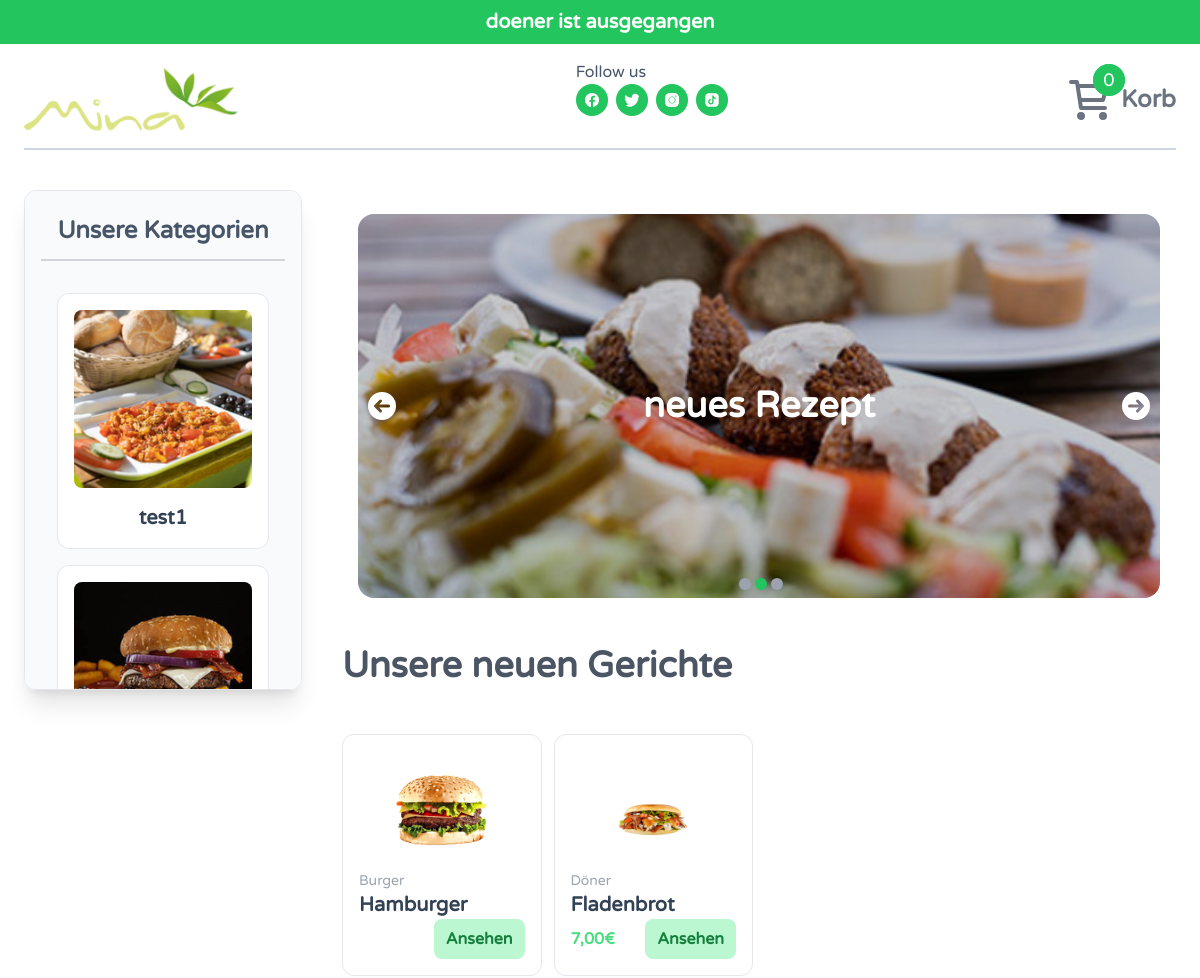
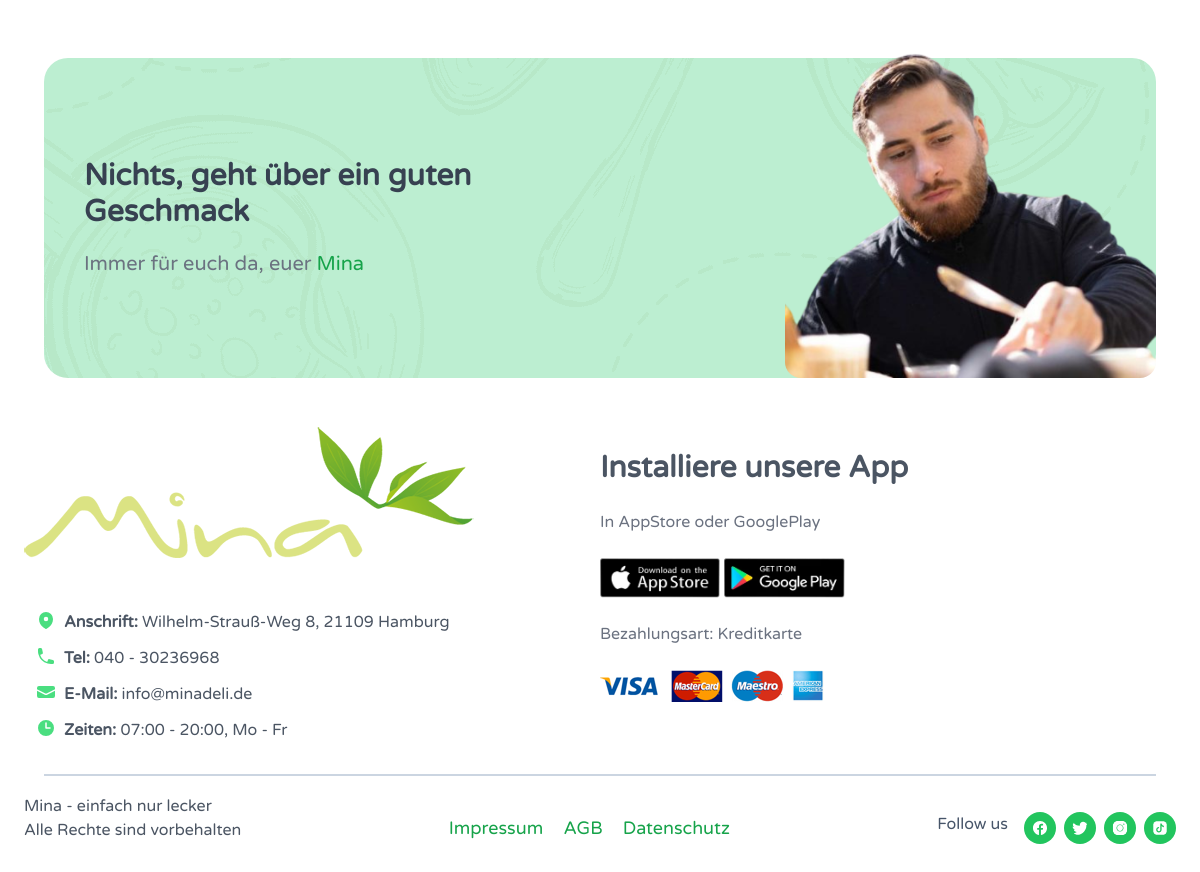
The page / on the database its author committed (2 pictures, top to bottom).
### p1/models.py (models this page shows, shortened)
class Notification(models.Model):
    message = models.CharField(max_length=300)
    status = models.BooleanField(default=False)

class Category(models.Model):
    name = models.CharField(max_length=200, unique=True)
    slug = models.SlugField(max_length=200, unique=True)
    image = models.ImageField(upload_to="category/", default="default/logo.png")
    background = models.ImageField(upload_to="category/", default="default/logo.png")
    rank = models.IntegerField(default=0, null=True)
    def __str__(self):
        return f"{self.name}"
    class Meta:
        verbose_name_plural = "Categories"

class Product(models.Model):
    active = models.BooleanField(default=True)
    image = models.ImageField(upload_to="product/", default="default/logo.png")
    created_date = models.DateTimeField(auto_now_add=True)
    name = models.CharField(max_length=200, unique=True)
    private = models.CharField(max_length=100, blank=True)
    slug = models.SlugField(max_length=200, unique=True)
    price = models.DecimalField(max_digits=10, decimal_places=2, default=0.00)
    description = models.TextField(blank=True)
    category = models.ForeignKey(Category, on_delete=models.CASCADE)

class Random(models.Model):
    message = models.TextField()
    image = models.ImageField(upload_to="random/", default="default/logo.png")

### p1/views.py (the view)
# urls.py: 2. Add a URL to urlpatterns:  path('', views.home, name='home')
def home(request):
    screens = Screen.objects.order_by("rank")
    products = Product.objects.all().filter(active=True).order_by("-created_date")[:6]
    context = {
        "products": products,
        "screens": screens,
    }
    return render(request, "p1/index.html", context)

### p1/views.py (called while the page is built)
def notification(request):
    notifications = Notification.objects.filter(status=True)
    return {"notifications": notifications}

def all_categories(request):
    all_categories = Category.objects.all().order_by("rank")
    return {"all_categories": all_categories}

def cart_count(request):
    try:
        cart_count = len(request.session["cart"])
    except:
        cart_count = 0
    return {"cart_count": cart_count}

def random_item(request):
    random_item = random.choice(list(Random.objects.all()))
    return {"random_item": random_item}

### templates/p1/index.html (shortened to what this page needs)
{% extends 'p1/base.html' %}
{% block main %}
<main>
    <div class="flex md:flex-row flex-col md:space-x-10">
        {% include "p1/category_bar.html"%}
        <div class="space-y-12 order-first md:order-last my-10 md:w-3/4">
            <div
                x-data="{
                                    state: 0,
                                    list: [
                                                {% for i in screens %}
                                                    {'path' : '{{i.image.url}}', 'message' : '{{i.message}}'},
                                                {% endfor %}
                                    ],
                                    }"
                x-init="()=>{setInterval(()=>state===(list.length-1) ? state=0 : state++, 2000)}"
                class="object-cover"
            >
                <div class="relative flex justify-center items-center bg-black/20 m-4 rounded-2xl overflow-hidden">
                    <template x-for="i,j in list">
                        <img
                            :src="i.path"
                            class="-z-10 w-full h-96 object-cover"
                            x-show="state === j"
                            x-transition:enter="transition ease-in-out duration-1000 transform"
                            x-transition:enter-start="-translate-x-5 opacity-0"
                            x-transition:enter-end="translate-x-0 opacity-100"
                        >
                    </template>
                    <div
                        class="left-2 absolute cursor-pointer"
                        @click="state===0? state=0 : state--"
                    >
                    </div>
                    <div
                        class="right-2 absolute cursor-pointer"
                        @click="state === (list.length-1) ? state=0 : state++"
                    >
                    </div>
                    <div class="bottom-2 absolute flex space-x-1 cursor-pointer">
                        <template x-for="i,j in list">
                            <div
                                class="rounded-full size-3"
                                :class="state === j? 'bg-green-500': 'bg-gray-400'"
                                @click="state = j"
                            ></div>
                        </template>
                    </div>
                    <template x-for="i,j in list">
                        <h1
                            x-show="state === j"
                            x-text="i.message"
                            class="absolute w-5/6 font-bold text-4xl text-center text-white"
                        >
                        </h1>
                    </template>
                </div>
            </div>
            <h1 class="font-bold text-4xl text-gray-600">Unsere neuen Gerichte</h1>
            <div class="gap-3 grid grid-cols-1 sm:grid-cols-2 md:grid-cols-3 lg:grid-cols-4">
                {% for p in products %}
                <div
                    class="border-gray-200 hover:border-2 hover:shadow-2xl rounded-xl group hover:boder-gray-700 p-4 border">
                    <a href="{%url 'detail' p.slug%}">
                        <img
                            src="{{p.image.url}}"
                            alt=""
                            class="group-hover:scale-110 mx-auto my-3 rounded-xl h-24 duration-500 ease-in-out object-contain"
                        >
                    </a>
                    <div class="text-gray-400 text-sm">{{p.category}}</div>
                    <div class="font-bold text-slate-700 text-xl">{{p.name}}</div>
                    <div class="flex justify-between items-center gap-1">
                        {% if p.price == 0.00 %}
                        <div class="font-bold text-green-400 invisible">{{p.price}}€</div>
                        {% else %}
                        <div class="font-bold text-green-400">{{p.price}}€</div>
                        {% endif %}
                        <a
                            href="{%url 'detail' p.slug%}"
                            class="bg-green-200 hover:bg-green-500 px-3 py-2 rounded-lg font-bold text-green-700 hover:text-white hover:-translate-y-2 duration-500 ease-in-out"
                        >Ansehen</a>
                    </div>
                </div>
                {% endfor %}
            </div>
        </div>
    </div>
</main>
{% endblock %}

### templates/p1/base.html (shortened to what this page needs)
{% load static %}
{% load static %}
<!DOCTYPE html>
<html lang="de">
    <head>
        <link
            rel="stylesheet"
            href="{% static 'mina/style.min.css' %}"
        >
        <script src="https://cdn.tailwindcss.com"></script>
    </head>
    {% include "p1/header.html" %}
    <body class="px-6 py-4">
        {% block main %} {% endblock main %}
    </body>
    {% include "p1/footer.html" %}
</html>

### templates/p1/header.html (shortened to what this page needs)
{% load static%}
{% for i in notifications%}
<section class="py-2 my-4 -mx-6 -mt-4 text-xl font-bold text-center text-white bg-green-500">{{i.message}}
</section>
{%endfor%}
<header class="relative flex justify-between">
    <a
        href="{% url 'home'%}"
        class="hover:scale-110 duration-300 cursor-pointer"
    >
        <img
            class="h-20"
            src="{% static 'mina/logo.png' %}"
            alt="logo"
        >
    </a>
    <div class="md:block hidden">
        <div class="text-slate-600">Follow us</div>
        <div class="flex space-x-2">
            <a href="https://facebook.com">
            </a>
            <a href="https://twitter.com">
            </a>
            <a href="https://instagram.com">
            </a>
            <a href="https://tiktok.com">
            </a>
        </div>
    </div>
    <a
        href="{% url 'cart'%}"
        class="hover:-translate-x-3 flex items-center space-x-2 duration-300"
    >
        <div class="size-12 relative">
            <div class="-top-3 -right-3 absolute">
                <div class="relative">
                    <div
                        class="size-8 absolute inset-0 flex items-center justify-center h-full text-lg text-white bg-green-500 rounded-full">
                        <div>{{cart_count}}</div>
                    </div>
                </div>
            </div>
        </div>
        <p class="text-2xl font-semibold text-gray-500">Korb</p>
    </a>
</header>
<hr class="border-slate-300 my-2 border-t-2">

### templates/p1/category_bar.html
{% load static%}
<div class="md:w-1/4 sm:order-1 sm:my-0 justify-center order-2 my-6">
    <div
        class="top-4 sticky [&::-webkit-scrollbar]:hidden bg-gray-50 shadow-xl mx-auto sm:mt-8 border rounded-xl w-full sm:w-auo sm:h-[500px] [-ms-overflow-style:none] overflow-x-auto sm:overflow-y-auto [scrollbar-width:none]">
        <h3 class="text-slate-600 px-2 pt-6 pb-3 mx-4 text-2xl font-bold text-center border-b-2 border-gray-300">
            Unsere
            Kategorien</h3>
        <div class="sm:flex-col sm:p-8 sm:space-x-0 flex p-3 space-x-4 space-y-4">
            {% for c in all_categories %}
            <div
                class="hover:border-2 hover:shadow-2xl rounded-xl min-w-52 sm:min-w-5/6 hover:scale-105 hover:boder-gray-700 p-4 duration-500 ease-in-out bg-white border border-gray-200 cursor-pointer">
                <a
                    href="{% url 'category' c.slug %}"
                    class="space-y-4"
                >
                    <img
                        src="{{c.background.url}}"
                        alt=""
                        class="object-cover mx-auto overflow-hidden rounded-lg"
                    >
                    <div class="group-hover:text-green-500 text-slate-700 text-xl font-bold text-center duration-500">
                        {{c.name}}
                    </div>
                </a>
            </div>
            {% endfor %}
        </div>
    </div>
</div>

### templates/p1/footer.html (shortened to what this page needs)
{% load static%}
<div
    class="rounded-3xl h-80 relative flex items-center p-10 m-5 bg-green-100"
    style="background-image: url({% static 'mina/img/banner-10.png' %})"
>
    {% if random_item %}
            <div class="w-2/3 py-4 space-y-5">
                <div class="w-2/3 text-3xl font-bold text-gray-700">{{random_item.message}}</div>
                <div class="text-xl text-gray-500">Immer für euch da, euer <span class="text-green-600">Mina</span>
                </div>
            </div>
            <div class="absolute bottom-0 right-0 w-1/3">
                <img
                    src="{{random_item.image.url}}"
                    alt=""
                    class="max-h-96 rounded-2xl overflow-hidden"
                >
            </div>
    {% endif %}
</div>
<footer>
    <div class="md:flex-row flex flex-col items-center my-8">
        <div class="basis-1/2 space-y-8">
            <img
                src="{% static 'mina/logo.png' %}"
                alt=""
            >
            <div class="mx-3 my-4 space-y-3">
                <div class="flex space-x-2">
                    <span class="text-gray-600"><b>Anschrift:</b> Wilhelm-Strauß-Weg 8, 21109 Hamburg</span>
                </div>
                <div class="flex space-x-2">
                    <span class="text-gray-600"><b>Tel:</b> 040 - 30236968</span>
                </div>
                <div class="flex space-x-2">
                    <svg
                        xmlns="http://www.w3.org/2000/svg"
                        viewBox="0 0 20 20"
                        fill="currentColor"
                        class="size-5 text-green-400"
                    >
                        <path
                            d="M3 4a2 2 0 0 0-2 2v1.161l8.441 4.221a1.25 1.25 0 0 0 1.118 0L19 7.162V6a2 2 0 0 0-2-2H3Z"
                        />
                        <path
                            d="m19 8.839-7.77 3.885a2.75 2.75 0 0 1-2.46 0L1 8.839V14a2 2 0 0 0 2 2h14a2 2 0 0 0 2-2V8.839Z"
                        />
                    </svg>
                    <span class="text-gray-600"><b>E-Mail:</b> info@minadeli.de</span>
                </div>
                <div class="flex space-x-2">
                    <svg
                        xmlns="http://www.w3.org/2000/svg"
                        viewBox="0 0 20 20"
                        fill="currentColor"
                        class="size-5 text-green-400"
                    >
                        <path
                            fill-rule="evenodd"
                            d="M10 18a8 8 0 1 0 0-16 8 8 0 0 0 0 16Zm.75-13a.75.75 0 0 0-1.5 0v5c0 .414.336.75.75.75h4a.75.75 0 0 0 0-1.5h-3.25V5Z"
                            clip-rule="evenodd"
                        />
                    </svg>
                    <span class="text-gray-600"><b>Zeiten:</b> 07:00 - 20:00, Mo - Fr</span>
                </div>
            </div>
        </div>
        <div class="basis-1/2 py-6 space-y-6">
            <h2 class="text-3xl font-bold text-gray-600">Installiere unsere App</h2>
            <h3 class="text-gray-500"> In AppStore oder GooglePlay</h3>
            <div class="flex space-x-1">
                <img
                    class="hover:-translate-y-1 h-10 duration-300 ease-in-out"
                    src="{% static 'mina/img/as.jpg' %}"
                    alt=""
                >
                <img
                    class="hover:-translate-y-1 h-10 duration-300 ease-in-out"
                    src="{% static 'mina/img/gp.jpg' %}"
                    alt=""
                >
            </div>
            <p class="text-gray-500"> Bezahlungsart: Kreditkarte</p>
            <img
                src="{% static 'mina/img/payment.png' %}"
                alt=""
            >
        </div>
    </div>
    <hr class="border-slate-300 mx-5 my-2 border-t-2">
    <div class="md:flex-row md:justify-between flex flex-col items-center justify-center my-4 space-y-5">
        <div>
            <div class="text-gray-600">Mina - einfach nur lecker</div>
            <div class="text-gray-600">Alle Rechte sind vorbehalten</div>
        </div>
        <div>
            <div class="space-x-4">
                <a
                    class="hover:text-green-500 text-lg text-green-600"
                    href=""
                >Impressum</a>
                <a
                    class="hover:text-green-500 text-lg text-green-600"
                    href=""
                >AGB</a>
                <a
                    class="hover:text-green-500 text-lg text-green-600"
                    href=""
                >Datenschutz</a>
            </div>
        </div>
        <div class="flex space-x-4">
            <div class="text-slate-600">Follow us</div>
            <div class="flex space-x-2">
                <a href="https://facebook.com">
                </a>
                <a href="https://twitter.com">
                </a>
                <a href="https://instagram.com">
                </a>
                <a href="https://tiktok.com">
                </a>
            </div>
        </div>
    </div>
</footer>

### rows shown on the page
Notification: message "doener ist ausgegangen"
Category: background (picture), name "test1"
Category: background (picture)
Product: image (picture), category "Burger", name "Hamburger"
Product: image (picture), category "Döner", name "Fladenbrot", price "7,00"
Random: message "Nichts, geht über ein guten Geschmack", image (picture)

### other values the page prints
{{ cart_count }} "0"
